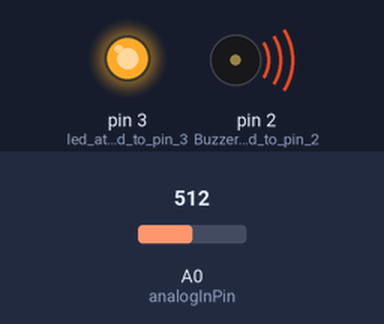
The sketch below on a simulated Arduino Uno, built with avr-gcc and run on an emulated ATmega328P. On the bench: output pins drawn as LEDs (lit = HIGH), buzzer (waves = sounding, pin HIGH). Inputs (shaded band) come from the test bench; at power-on: A0 (analogInPin) = 512. What the sketch prints to the serial monitor is not drawn.

Above: at 1.2 s.
1.3 s: A0 (analogInPin) set to 593
4.3 s: A0 (analogInPin) set to 612
Timing chart, 0 to 7.3 s (numbered marks = the images above; inputs shaded):
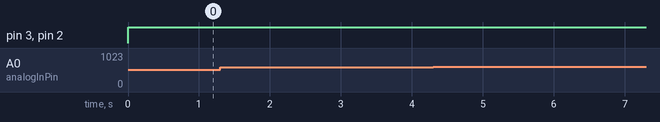

The sketch:

water_level_meachine.ino
```cpp
//water level meachine
const int analogInPin = A0;//water level sensor attached to pin A0
int sensorValue = 0;

void setup() {
  // declare pin  to be an output:
  pinMode(2,OUTPUT); //Buzzer attached to pin 2
    pinMode(3,OUTPUT);//led attached to pin 3
  Serial.begin(9600);
}

// the loop routine runs over and over again forever:
void loop() {
  sensorValue = analogRead(analogInPin);
  Serial.print("sensor = ");
  Serial.print(sensorValue);
  Serial.print("\n");
  delay(2);
  if((sensorValue>=100)&&(sensorValue<=600)){
    digitalWrite(2,HIGH);
    digitalWrite(3,HIGH);
    delay(100);
    }
}
```

Measured:
- after the input at 1.3 s, every drawn part: stays the same
- after the input at 4.3 s, every drawn part: stays the same
